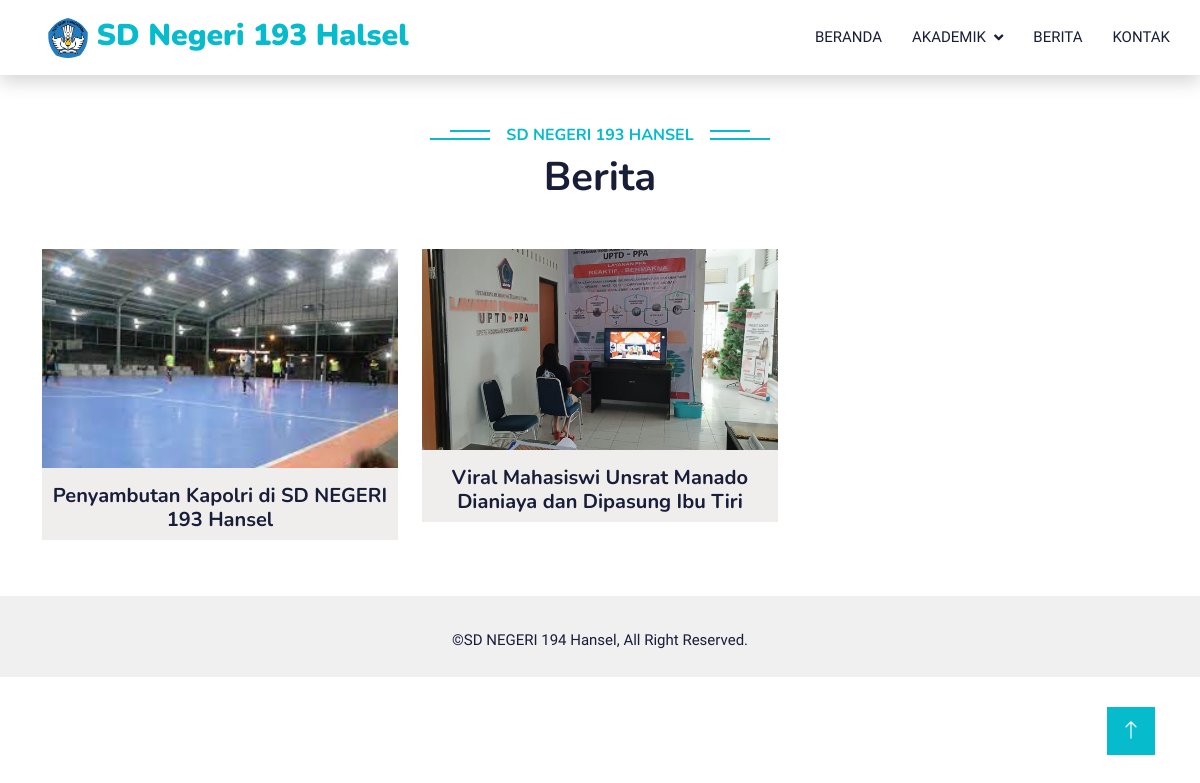
/index.php?p=berita, run on the app's committed database.
### tables this page shows
CREATE TABLE `tb_berita` (
  `id_berita` int(30) NOT NULL,
  `judul` varchar(255) NOT NULL,
  `tgl_publish` date NOT NULL,
  `deskripsi` varchar(9999) NOT NULL,
  `foto` text NOT NULL
);

### berita.php (the view, shortened to what this page needs)
<div class="item-container" id="berita">
  <div class="container mt-5">
    <div class="row">
      <div class="text-center wow fadeInUp" data-wow-delay="0.1s">
        <h6 class="section-title bg-white text-center text-primary px-3">SD NEGERI 193 Hansel</h6>
        <h1 class="mb-5">Berita</h1>
      </div>
      <?php
      require_once "connections/connections.php";
      $query = "SELECT * FROM tb_berita";
      $result = $conn->query($query);
      while ($row = $result->fetch_assoc()) {
        echo '<div class="col-md-4">';
        echo '<div class="here-item">';
        echo '<a href="index.php?p=beritadetail&id=' . $row['id_berita'] . '">';
        echo '<img src="admin/uploads/berita/' . $row['foto'] . '" alt="" style="width: 100%; height: 50%;">';
        echo '<div class="down-content">';
        echo '<h4 class="text-center mt-2 p-2 judul">' . $row['judul'] . '</h4>';
        echo '</div>';
        echo '</a>';
        echo '</div>';
        echo '</div>';
      }
      ?>
    </div>
  </div>
</div>

### css/style.css (style rules this page uses)
:root { --primary: #06BBCC; --light: #F0FBFC; --dark: #181d38; }
.section-title { position: relative; display: inline-block; text-transform: uppercase; }
.section-title::before { position: absolute; content: ""; width: calc(100% + 80px); height: 2px; top: 4px; left: -40px; background: var(--primary); z-index: -1; }
.section-title::after { position: absolute; content: ""; width: calc(100% + 120px); height: 2px; bottom: 5px; left: -60px; background: var(--primary); z-index: -1; }

### berita.php (style rules this page uses)
.here-item { background-color: #F0EEED; }
.judul { font-size: 20px; }

### data on the page
tb_berita: foto (picture), judul "Penyambutan Kapolri di SD NEGERI 193 Hansel"
tb_berita: foto (picture), judul "Viral Mahasiswi Unsrat Manado Dianiaya dan Dipasung Ibu Tiri"
